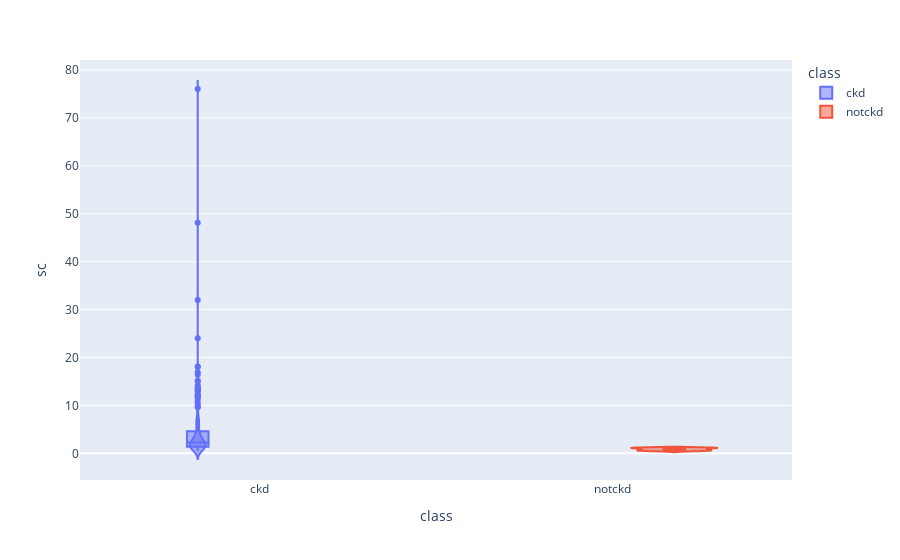

The notebook cell this image was saved under:
### Markdown cell above
#Normal range for sc is 0.59 to 1.35 mg/dl 
#We observe that some values are above 10 and max is 76. 
#These seems to be outliers and incorrect values or captured in mm/L so we perform convert of these values

### Code cell
import plotly.express as px
fig = px.violin(ckd_copy, y='sc', x="class", color="class", box=True, template = None)
fig.show()

### Figure 1 — Plotly figure (JSON) as saved in the notebook; plotly's stock layout.template omitted (floating-point values rounded to 4 significant figures; data arrays with more than 128 entries replaced by an {"elided": "..."} marker saying what was removed)
{"data": [{"alignmentgroup": "True", "box": {"visible": true}, "hoverlabel": {"namelength": 0}, "hovertemplate": "class=%{x}<br>sc=%{y}", "legendgroup": "ckd", "marker": {"color": "#636efa"}, "name": "ckd", "offsetgroup": "ckd", "orientation": "v", "scalegroup": "True", "showlegend": true, "type": "violin", "x": {"elided": "250 str values"}, "x0": " ", "xaxis": "x", "y": {"elided": "250 str values"}, "y0": " ", "yaxis": "y"}, {"alignmentgroup": "True", "box": {"visible": true}, "hoverlabel": {"namelength": 0}, "hovertemplate": "class=%{x}<br>sc=%{y}", "legendgroup": "notckd", "marker": {"color": "#EF553B"}, "name": "notckd", "offsetgroup": "notckd", "orientation": "v", "scalegroup": "True", "showlegend": true, "type": "violin", "x": {"elided": "150 str values"}, "x0": " ", "xaxis": "x", "y": {"elided": "150 str values"}, "y0": " ", "yaxis": "y"}], "layout": {"legend": {"title": {"text": "class"}, "tracegroupgap": 0}, "margin": {"t": 60}, "violinmode": "group", "xaxis": {"anchor": "y", "categoryarray": ["ckd", "notckd"], "categoryorder": "array", "domain": [0, 1], "title": {"text": "class"}}, "yaxis": {"anchor": "x", "domain": [0, 1], "title": {"text": "sc"}}}}
